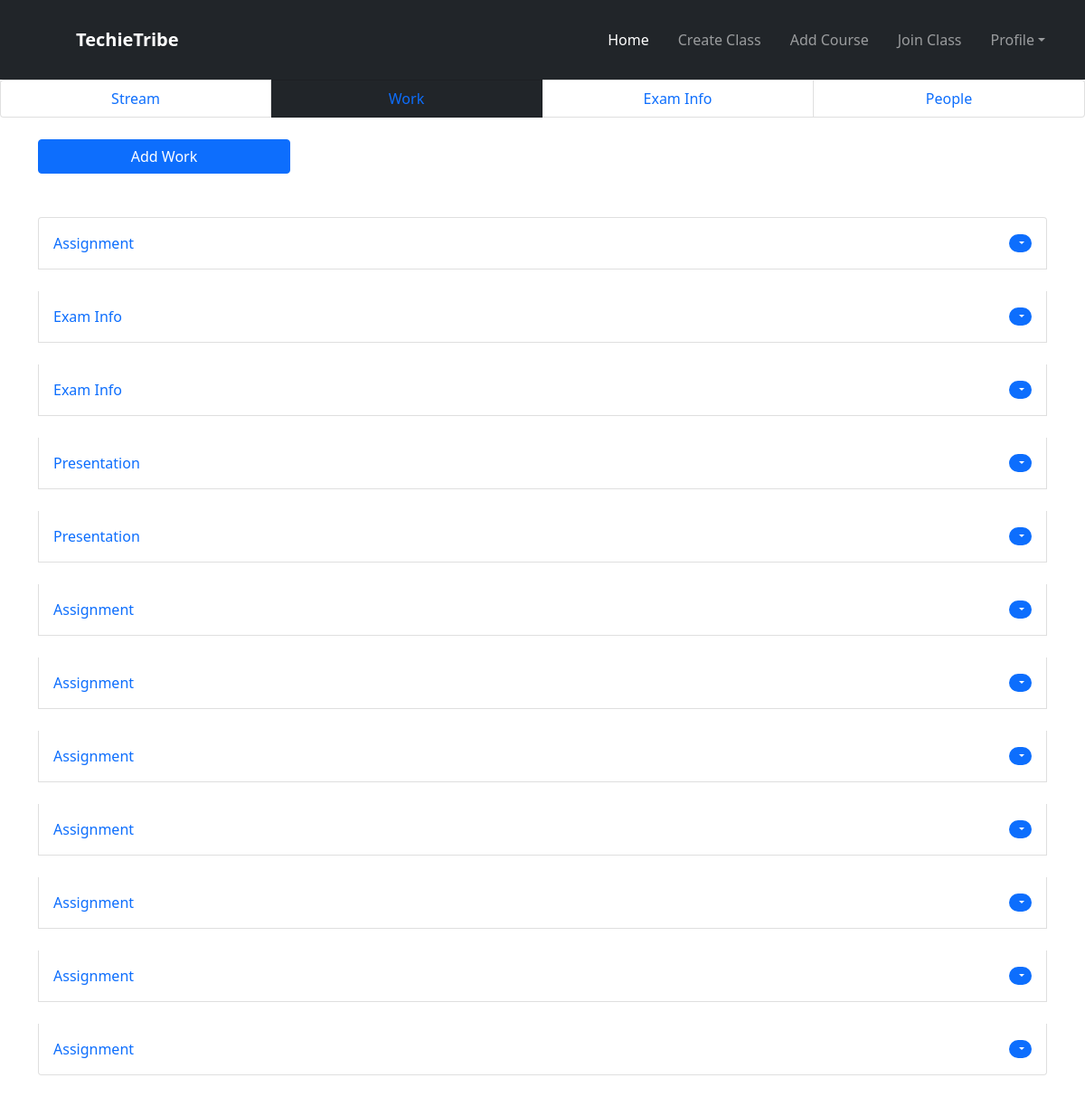
Screenshot of /teacher/addwork/1/ (signed in) with the database file from the repository.
### teacher/models.py (models this page shows, shortened)
class AddClassWork(models.Model):
    myclass = models.ForeignKey(
        CreateClass, on_delete=models.CASCADE)
    mytopic = models.CharField(
        max_length=20, choices=Choice_Type, default='Presentation')
    title = models.TextField(max_length=100, default="none")
    description = models.TextField(blank=True, null=True)
    marks = models.IntegerField(blank=True, null=True, default=0)
    imagephoto = models.ImageField(upload_to='images/', blank=True, null=True)
    document = models.FileField(upload_to='documents/', blank=True, null=True)
    current_date = models.DateTimeField(
        auto_now_add=True,  blank=True)
    end_date_time = models.DateTimeField(blank=True, null=True)

### teacher/views.py (the view, shortened to what this page needs)
# urls.py: path('addwork/<int:id>/', Addworkview.as_view(), name='addwork'),
class Addworkview(View):
    def get(self, request, id):
        if request.user.is_authenticated:
            mainid = id
            classshow = CreateClass.objects.get(pk=id)
            allwork = AddClassWork.objects.filter(myclass=classshow)[::-1]
            fm = AddClassWorkForm()
            return render(request, 'add_work.html', {'form': fm, "mainid": mainid,  'allwork': allwork})
        else:
            return redirect("/")

### teacher/templates/add_work.html (shortened to what this page needs)
{% extends 'base_teacher.html' %} <br />
{% load static %} <br />
{% block content %}
<ul class="list-group list-group-horizontal col-12">
    <li class="list-group-item col-3 text-center">
      <a href="{% url 'classshow' mainid %}">Stream</a>
    </li>
    <li class="list-group-item col-3 text-center bg-dark text-white">
      <a href="{% url 'addwork' mainid %}" >Work</a>
    </li>
    <li class="list-group-item col-3 text-center">
      <a href="{% url 'examview' mainid %}" >Exam Info</a>
    </li>
    <li class="list-group-item col-3 text-center"><a href="{% url 'peopleview' mainid %}">People</a></li>
  </ul>
<div class="container">
  <button
    type="button"
    class="btn btn-primary mt-4 w-25"
    data-bs-toggle="modal"
    data-bs-target="#exampleModal"
  >
    Add Work
  </button>
</div>
<br>
<div class="container mt-4">
  <div class="list-group">
    {% for ann in allwork %}
    <li
      class="list-group-item d-flex justify-content-between align-items-center mb-4 p-3"
    >
    <a href="{% url 'showmywork' ann.id %}">  {{ann.mytopic}} </a>
      <span class="badge bg-primary rounded-pill"
        ><i
          class="fa-solid fa-ellipsis-vertical dropdown dropdown-toggle"
          id="navbarDropdown"
          data-bs-toggle="dropdown"
        >
        </i>
      </span>
    </li>
    {% endfor %}
  </div>
</div>
{% endblock content %}

### teacher/static/css/form.css (style rules this page uses)
*, *:before, *:after { -webkit-box-sizing: border-box; box-sizing: border-box; }
li { list-style: none; }

### teacher/templates/add_work.html (style rules this page uses)
a { text-decoration:none; }

### rows the page displays
AddClassWork: mytopic "Assignment"
AddClassWork: mytopic "Exam Info"
AddClassWork: mytopic "Exam Info"
AddClassWork: mytopic "Presentation"
AddClassWork: mytopic "Presentation"
AddClassWork: mytopic "Assignment"
AddClassWork: mytopic "Assignment"
AddClassWork: mytopic "Assignment"
AddClassWork: mytopic "Assignment"
AddClassWork: mytopic "Assignment"
AddClassWork: mytopic "Assignment"
AddClassWork: mytopic "Assignment"
